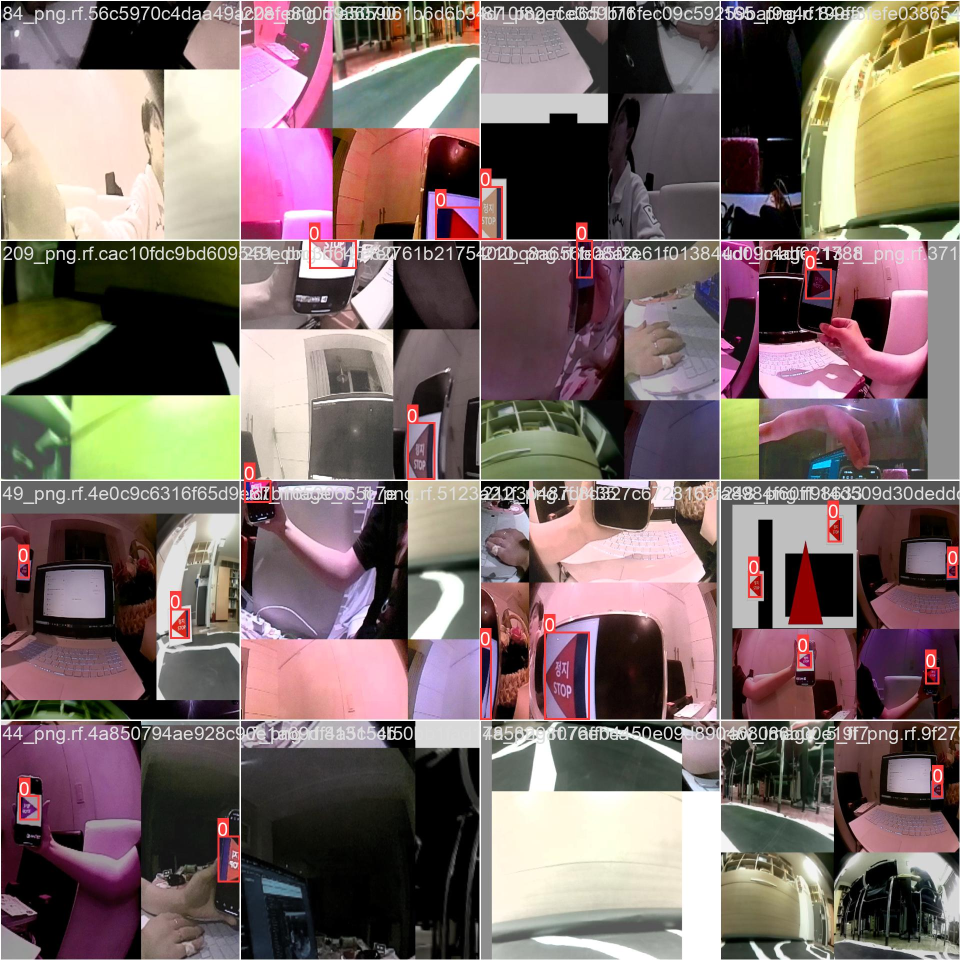
#> input picture yolov5/train_batch2.jpg, 1920 x 1920 px, given in place of the camera (shown at 1/2 size)
$ python Image_Class.py
#> lines starting #> are read from the running program, lines starting #| are printed output that depends on the picture; after the words box and inside, x2 and y2 are one past the last pixel; in counts of white or black regions, pixels touching at a corner belong together
### Motor_Class.py
from imports import *

class Motor_Control:
    def __init__(self):
        GPIO.setmode(GPIO.BOARD)
        # LEFT MOTOR
        self.motor1A = 13  # GPIO 27
        self.motor1B = 15  # GPIO 22
        # RIGHT MOTOR
        self.motor2B = 16  # GPIO 23
        self.motor2A = 18  # GPIO 24

        # Set the GPIO pins as outputs
        GPIO.setup(self.motor1A, GPIO.OUT)
        GPIO.setup(self.motor1B, GPIO.OUT)
        GPIO.setup(self.motor2A, GPIO.OUT)
        GPIO.setup(self.motor2B, GPIO.OUT)

    # [15 lines left out: functions go_forward, go_backward, not called in this run]

    def turn_left(self, speed=100):
        # L +
        GPIO.output(self.motor1A, GPIO.LOW)
        GPIO.output(self.motor1B, GPIO.HIGH)
        # R -
        GPIO.output(self.motor2A, GPIO.LOW)
        GPIO.output(self.motor2B, GPIO.HIGH)

    # [15 lines left out: functions u_turn, turn_right, not called in this run]

    def stop(self):
        # L 0
        GPIO.output(self.motor1A, GPIO.LOW)
        GPIO.output(self.motor1B, GPIO.LOW)
        # R 0
        GPIO.output(self.motor2A, GPIO.LOW)
        GPIO.output(self.motor2B, GPIO.LOW)


    def cleanup(self):
        GPIO.cleanup()

# [18 lines that do not run on import are left out]

### Image_Class.py
from imports import *
global flag


class Image_Processing():
    def __init__(self):
        # self.flag = 0
        print("")

    def first_nonzero(self, arr, axis, invalid_val=-1):
        arr = np.flipud(arr)
        mask = arr!=0
        return np.where(mask.any(axis=axis), mask.argmax(axis=axis), invalid_val)

    # detect red
    def red_image(self,image):
        # red_detection = 'no_red'
        hsv = cv2.cvtColor(image, cv2.COLOR_BGR2HSV)
        lower_range = np.array([150,150,0], dtype=np.uint8)
        upper_range = np.array([180,255,255], dtype=np.uint8)
        red_mask = cv2.inRange(hsv, lower_range, upper_range)

        min_pool=block_reduce(red_mask, block_size=(2,2), func=np.min)

        return red_mask, min_pool

    def crop(self, img,dx,dy):
        y,x,z = img.shape
        startx = x//2-(dx)
        starty = y-(dy)
        return img[starty:y,startx:startx+2*dx]

    # change white & black with threshold
    def select_white(self, image, white):
        lower = np.array([white,white,white])
        upper = np.array([255,255,255])
        white_mask = cv2.inRange(image, lower, upper)
        return white_mask

    # integration path algorithm, returns final action and integrated numbers
    '''
    flag = 0 for just driving
    flag = 1 for stopsign detection
    # flag = 2 for ar marker detection
    '''
    def set_path1(self, flag, image, upper_limit, fixed_center = 'True'):
        # img = np.array(image)
        height, width = image.shape[:2]
        # print(height, width)
        # height, width = image.shape # shape of array ex) 240,320
        height = 119 # array starts from 0, so the last num is 319, not 320
        width = 159
        center=int(width/2)
        left=0
        right=width

        # for integration of left, right road
        white_distance = np.zeros(width)
        delta_w = 8
        delta_h = 5

        if not fixed_center:
            #finding first white pixel in the lowest row and reconfiguring center pixel position
            for i in range(center):
                if image[height,center-i] > 200:
                    left = center-i
                    break
            for i in range(center):
                if image[height,center+i] > 200:
                    right = center+i
                    break
            center = int((left+right)/2)

        # integrating area of left, right road
        for i in range(int((center-left)/delta_w)+1):
            for j in range(int(upper_limit/delta_h)):
                # if image[height-j*delta_h, center-i*delta_w]>200 or j==int(upper_limit/delta_h)-1:
                if np.any(image[height-j*delta_h, center-i*delta_w]>200) or j==int(upper_limit/delta_h)-1:
                    white_distance[center-i*delta_w] = j*delta_h
                    break
        for i in range(int((right-center-1)/delta_w)+1):
            for j in range(int(upper_limit/delta_h)):
                # if image[height-j*delta_h, center+1+i*delta_w] > 200 or j==int(upper_limit/delta_h)-1:
                if np.any(image[height-j*delta_h, center+1+i*delta_w] > 200) or j==int(upper_limit/delta_h)-1:
                    white_distance[center+1+i*delta_w] = j*delta_h
                    break

        left_sum = np.sum(white_distance[left:center]+1)
        right_sum = np.sum(white_distance[center:right])
        forward_sum = np.sum(white_distance[center-10:center+10])
        # print("--- left sum :",left_sum, 'right sum :', right_sum, 'forward sum :',forward_sum)
        right_sum = right_sum

        if flag == 0:
            if left_sum > right_sum - 100: #600
                result = 'left'
            elif left_sum < right_sum - 200:
                result = 'right'
            elif forward_sum > 350: #260
                result = 'forward'
            # elif forward_sum > 100: #100
            #     if left_sum > right_sum + 100: #100
            #         result = 'left'
            #     elif left_sum < right_sum - 100: #100
            #         result = 'right'
            #     else:
            #         result = 'forward'
            else:
                result = 'backward'
    #
        if flag == 1:
            if left_sum > right_sum + 600:
                    result = 'left'
            elif left_sum < right_sum - 600:
                result = 'right'
            elif forward_sum > 300:
                result = 'forward'
            elif forward_sum > 100:
                if left_sum > right_sum + 100:
                    result = 'left'
                elif left_sum < right_sum - 100:
                    result = 'right'
                else:
                    result = 'forward'
            else:
                result = 'backward'

        if flag == 2:
            if left_sum > right_sum + 600:
                    result = 'left'
            elif left_sum < right_sum - 600:
                result = 'right'
            elif forward_sum > 30:
                result = 'forward'
    # [7 lines of commented-out code are left out]
            else:
                result = 'stop'
        return result, forward_sum, left_sum, right_sum

    # =====================================================================================
    # ==============================     MOTOR CONTROL      ===============================
    # =====================================================================================
    # P control -> constrained P control mod. needed
    # output is amount of dutycycle to reduce -> (fullspeed - output) is needed
    def ctrl(self, result, forward_sum, left_sum, right_sum):

        global KP
        global KI
        global KD
        global limit
        global output_min

        KP = 0.15
        KI = 0
        KD = 0
        limit = 20
        output_min = 3

        if result == 'left':
            err = left_sum - right_sum
        elif result == 'right':
            err = right_sum - left_sum
        else:
            err = 0

        P_err = KP * err
        # [7 lines of commented-out code are left out]
        output = abs(P_err)

        if output >= limit :
            output = limit
        if output < output_min:
            output = output_min

        return output

if __name__ == "__main__":
    #flag =1
    KP = 0.15
    KI = 0
    KD = 0
    limit = 20
    output_min = 3
    from Motor_Class import Motor_Control
    Motor = Motor_Control()
    Image = Image_Processing()
    cap = cv2.VideoCapture(0)
    cap.set(cv2.CAP_PROP_FRAME_WIDTH, 320)
    cap.set(cv2.CAP_PROP_FRAME_HEIGHT, 240)
    while True :
        ret, frame = cap.read()
#> frame is the input picture: shape (1920, 1920, 3); mean B, G, R 104.1, 107.1, 124.4
        if not ret:
            print('failed to grab frame ...')
            continue
        if ret:
            crop = Image.crop(frame,160,120)
#> in crop, `return img[starty:y,startx:startx+2*dx]`:
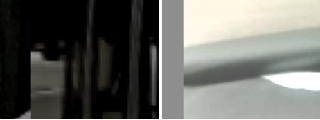
#> returned value: shape (120, 320, 3); mean of channels 0, 1, 2 98.3, 103.1, 102.2; drawn as B, G, R
            white_mask = Image.select_white(crop, 80)
#> in select_white, `white_mask = cv2.inRange(image, lower, upper)`:
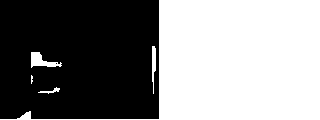
#> white_mask: shape (120, 320); 52% white; 2 black regions (1 under 20 px), largest, box (x1, y1, x2, y2) and area: (0, 0, 159, 119) 18413
            # height, width = white_mask.shape
            # center = int(width/2)
            result, forward_sum, left_sum, right_sum = Image.set_path1(0,crop, 120)
#> result = 'left'; forward_sum = 0; left_sum = 79; right_sum = 0
            print('result : ',result, "forward_sum", forward_sum, "left_sum", left_sum, 'right_sum', right_sum)
#| result :  left forward_sum 0.0 left_sum 79.0 right_sum 0.0

            control_output = Image.ctrl(result, forward_sum, left_sum, right_sum)
#> in ctrl, `err = left_sum - right_sum`: err = 79
#> in ctrl, `P_err = KP * err`: P_err = 11.85
#> control_output = 11.85

            if result == 'forward':
                Motor.go_forward(100)
            if result == 'left':
                Motor.turn_left(100)
            if result == 'right':
                Motor.turn_right(100)
            if result == 'stop':
                Motor.stop()
            if result == 'backward':
                Motor.go_backward(100)
        #ctrl_output = Image.ctrl(result, forward_sum, left_sum, right_sum)
        #print("RESULT :      ",ctrl_output)
        cv2.imshow('white test', white_mask)
        # cv2.imshow('original', crop)
        if cv2.waitKey(500) == ord('q'):
#> (key q is pressed here)
            Motor.stop()
            break
    cap.release()
    cv2.destroyAllWindows()

$ run again, on yolov5/val_batch0_pred (1).jpg
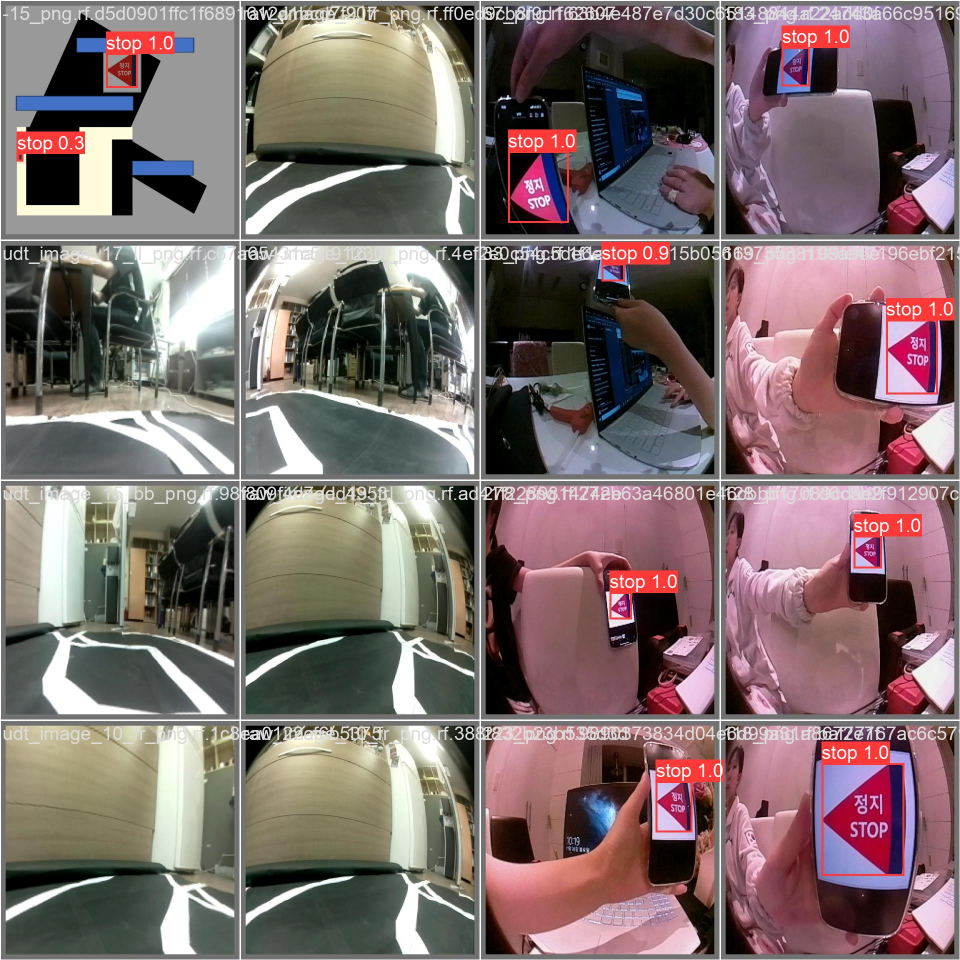
#> input picture yolov5/val_batch0_pred (1).jpg, 1920 x 1920 px, given in place of the camera (shown at 1/2 size)
#> frame is the input picture: shape (1920, 1920, 3); mean B, G, R 109.2, 109.6, 125.9
#> in crop, `return img[starty:y,startx:startx+2*dx]`:
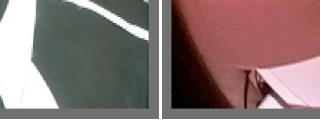
#> returned value: shape (120, 320, 3); mean of channels 0, 1, 2 114.6, 116.5, 136.1; drawn as B, G, R
#> in select_white, `white_mask = cv2.inRange(image, lower, upper)`:
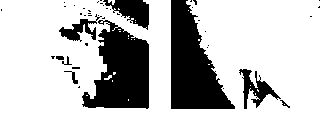
#> white_mask: shape (120, 320); 74.3% white; 43 black regions (34 under 20 px), largest, box (x1, y1, x2, y2) and area: (171, 0, 235, 109) 4049, (82, 20, 149, 109) 3854, (103, 0, 149, 30) 726
#> result = 'left'; forward_sum = 0; left_sum = 79; right_sum = 0
#| result :  left forward_sum 0.0 left_sum 79.0 right_sum 0.0
#> err = 79
#> P_err = 11.85
